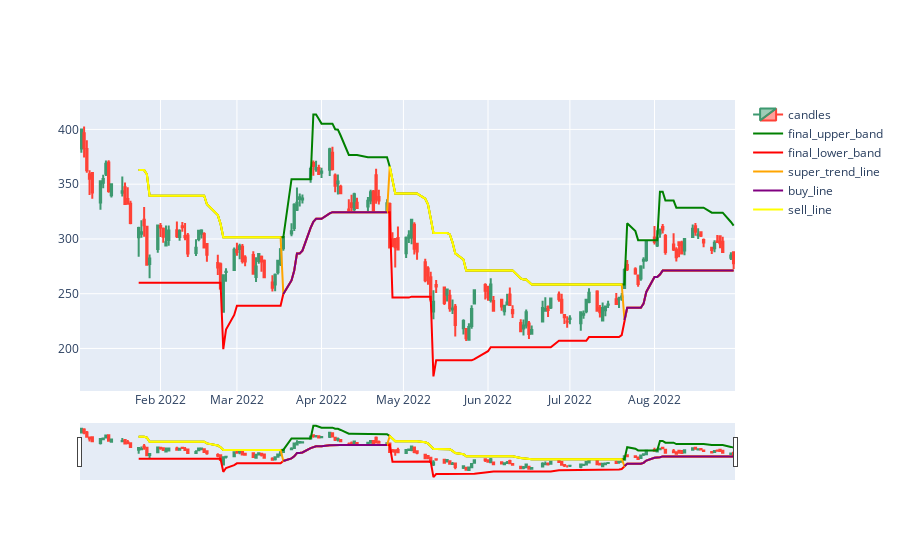

This figure's notebook cell:
### Code cell
import plotly.graph_objects as go

candlestick = go.Candlestick(
                            name='candles',
                            x=vti_data.index,
                            open=vti_data['Open'],
                            high=vti_data['High'],
                            low=vti_data['Low'],
                            close=vti_data['Close']
                            )

lower_band = go.Line(
    name='lower_band',
    x=super_trend_df.index,
    y=super_trend_df['lower_band'],
    line=dict(color="purple"),
)

higher_band = go.Line(
    name='higher_band',
    x=super_trend_df.index,
    y=super_trend_df['higher_band'],
    line=dict(color="purple"),
)

final_upper_band_line = go.Line(
    name='final_upper_band',
    x=super_trend_df.index,
    y=super_trend_df['final_higher_band'],
    line=dict(color='green'),
)

final_lower_band_line = go.Line(
    name='final_lower_band',
    x=super_trend_df.index,
    y=super_trend_df['final_lower_band'],
    line=dict(color='red'),
)

super_trend_line = go.Line(
    name='super_trend_line',
    x=super_trend_df.index,
    y=super_trend_df['super_trend'],
    line=dict(color='orange')
)

super_trend_line_v2 = go.Scatter(
    name='super_trend_line_v2',
    x=super_trend_df.index,
    y=super_trend_df['super_trend'],
    mode='lines',
    marker=dict(
        color=(
            (super_trend_df.buy_sells)
        ).astype('int'),
        colorscale=[[0, 'yellow'], [1, 'purple']]
    )
)

buy_line = go.Scatter(
    name='buy_line',
    x=super_trend_df.index,
    y=buys_line,
    line=dict(color='purple')
)

sell_line = go.Scatter(
    name='sell_line',
    x=super_trend_df.index,
    y=sells_line,
    line=dict(color='yellow')
)

# trace = go.Scatter(
#     x=df['x'],
#     y=df['y'],
#     mode='markers',
#     marker=dict(
#         size=42,
#         # I want the color to be green if 
#         # lower_limit ≤ y ≤ upper_limit
#         # else red
#         color=(
#             (df.lower_limit < df.y) &
#             (df.y < df.upper_limit)
#         ).astype('int'),
#         colorscale=[[0, 'red'], [1, 'green']]
#     )
# )

# fig = go.Figure(
#     data=[candlestick, lower_band, higher_band, final_upper_band_line, final_lower_band_line, super_trend_line, buy_sells_line]
# )

fig = go.Figure(
    data=[candlestick, final_upper_band_line, final_lower_band_line, super_trend_line, buy_line, sell_line]
)

fig.show()

### Figure 1 — Plotly figure (JSON) as saved in the notebook; plotly's stock layout.template omitted (floating-point values rounded to 4 significant figures; data arrays with more than 128 entries replaced by an {"elided": "..."} marker saying what was removed)
{"data": [{"close": {"elided": "166 float values"}, "high": {"elided": "166 float values"}, "low": {"elided": "166 float values"}, "name": "candles", "open": {"elided": "166 float values"}, "type": "candlestick", "x": {"elided": "166 str values"}}, {"line": {"color": "green"}, "name": "final_upper_band", "type": "scatter", "x": {"elided": "152 str values"}, "y": {"elided": "152 float values"}}, {"line": {"color": "red"}, "name": "final_lower_band", "type": "scatter", "x": {"elided": "152 str values"}, "y": {"elided": "152 float values"}}, {"line": {"color": "orange"}, "name": "super_trend_line", "type": "scatter", "x": {"elided": "152 str values"}, "y": {"elided": "152 float values"}}, {"line": {"color": "purple"}, "name": "buy_line", "type": "scatter", "x": {"elided": "152 str values"}, "y": {"elided": "152 float values"}}, {"line": {"color": "yellow"}, "name": "sell_line", "type": "scatter", "x": {"elided": "152 str values"}, "y": {"elided": "152 float values"}}], "layout": {"autosize": true, "xaxis": {"autorange": true, "range": ["2022-01-02 12:00", "2022-08-30 12:00"], "rangeslider": {"autorange": true, "range": ["2022-01-02 12:00", "2022-08-30 12:00"], "yaxis": {"_template": null, "rangemode": "match"}}, "type": "date"}, "yaxis": {"autorange": true, "range": [161.1, 426.9], "type": "linear"}}}
